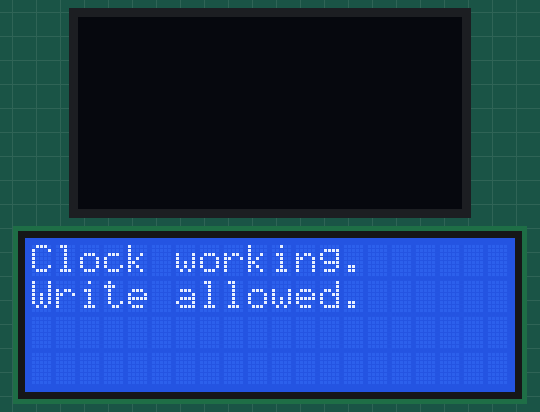
This sketch was run on a simulated Arduino Uno, built with avr-gcc and run on an emulated ATmega328P. Parts: 128×64 one-colour display, 20×4 character LCD. The local clock reads 2024-03-15 10:24:30 at power-on unless the sketch sets it.

Above: at 0.2 s.
At 1.7 s:
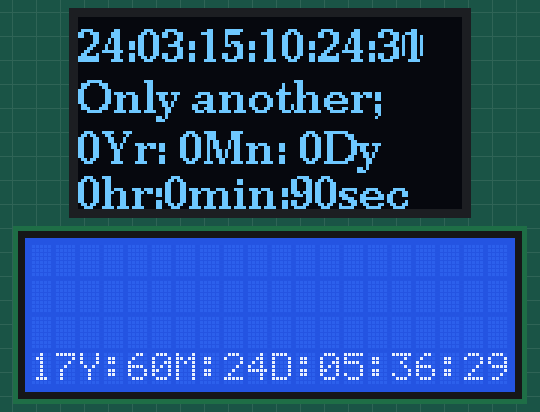
At 5.7 s:
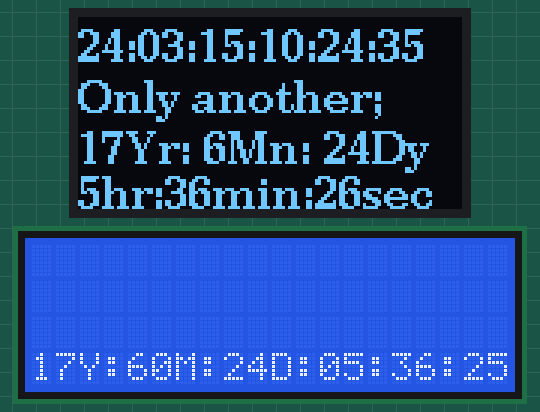
At 10.7 s:
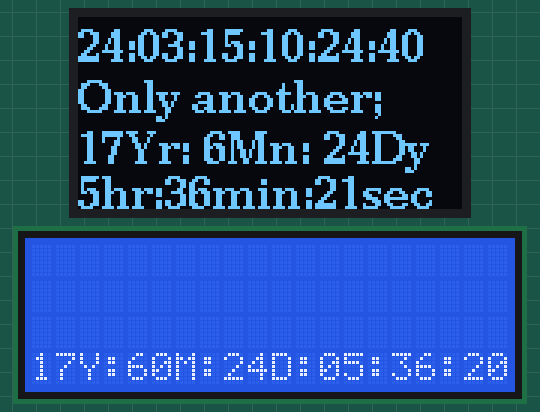
At 19.7 s:
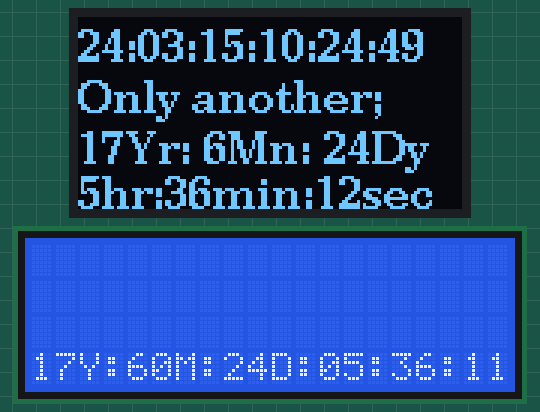
At 38.5 s:
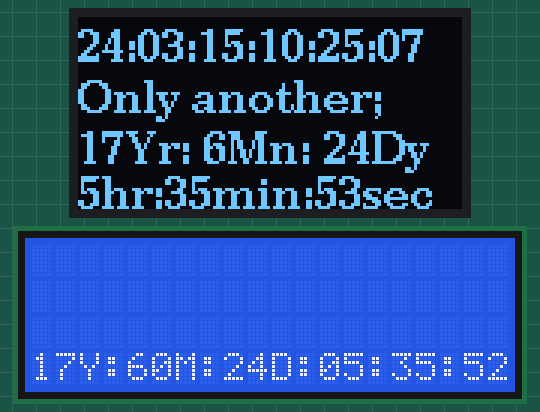

The sketch:

SSD1306_DS1302_Test_Code_09-28-2017.ino
```cpp
#include <Arduino.h>
#include <U8g2lib.h>
#include <RTClib.h>
#include <TimeLib.h>
#include <DS1302RTC.h>
#include <LiquidCrystal_I2C.h>
#include <Wire.h>

/*
  U8glib Example Overview:
    Frame Buffer Examples: clearBuffer/sendBuffer. Fast, but may not work with all Arduino boards because of RAM consumption
    Page Buffer Examples: firstPage/nextPage. Less RAM usage, should work with all Arduino boards.
    U8x8 Text Only Example: No RAM usage, direct communication with display controller. No graphics, 8x8 Text only.

  This is a page buffer example.
*/

LiquidCrystal_I2C lcd(0x3F,20,4);  // set the LCD address to 0x27 for a 20 chars and 4 line display
// initialize the RTC library and setup calendar
//defines for count down clock

#define YEAR  2042 // Date and time of some future event
#define MONTH    8 // (like retirement @ 67)
#define DAY      9 // But here it was set for Halley's comet
#define HOUR    16 // Example time here is set for 4PM,
#define MINUTE   1 // DON'T use leading zero or value is octal!

// Please UNCOMMENT one of the contructor lines below
// U8g2 Contructor List (Picture Loop Page Buffer)
// The complete list is available here: https://github.com/olikraus/u8g2/wiki/u8g2setupcpp
// Please update the pin numbers according to your setup. Use U8X8_PIN_NONE if the reset pin is not connected

U8G2_SSD1306_128X64_NONAME_1_HW_I2C u8g2(U8G2_R0, /* clock=*/ SCL, /* data=*/ SDA, /* reset=*/ U8X8_PIN_NONE);   // All Boards without Reset of the Display

// End of constructor list

//
// DS1302:  CE/RST pin-> Arduino 2
//          I/O pin   -> Arduino 3
//          SCLK pin  -> Arduino 4
// Init the DS1302
// Set pins:  CE, IO,CLK
DS1302RTC RTC(2, 3, 4);

int years = 0;
int months = 0;
int days = 0;
int hours = 0; // start hours
int minutes = 0; //start min
int seconds = 90; //start seconds
int ThisMonth = 0;
int DaysThisMonth = 0;  //used to calculate # of days this month

// Number of days since 2000/01/01, valid for 2000-2099.  Essentially a
// copy of the date2days() function in RTClib, but it's been declared static
// I am too lazy to set it as global
uint16_t date2days(uint16_t y, uint8_t m, uint8_t d)
{
  static const uint8_t daysInMonth[] PROGMEM =
    { 31,28,31,30,31,30,31,31,30,31,30,31 };
  if(y >= 2000) y -= 2000;
  uint16_t days = d;
  for(uint8_t i=1; i<m; ++i) days += pgm_read_byte(daysInMonth + i - 1);
  if((m > 2) && (!(y & 3))) days++;        // Leap day for current year
  return days + 365 * y + (y + 3) / 4 - 1; // Add leap days for prior years
}//end uint16_t date2days(uint16_t y, uint8_t m, uint8_t d)


void setup(void)
{
  Wire.begin();         //setup I2C
  SetupSSD1306();
  SetupLCD();
  SetupDS1302();

}//end void setup(void)

void loop(void)
{
  UpdateSSD1306();
  GetEndTime();
}//end void loop(void)
```

DS1302RTC.ino
```cpp
void SetupDS1302()
{

  lcd.clear();
  if (RTC.haltRTC())
    lcd.print("Clock stopped!");
  else
    lcd.print("Clock working.");

  lcd.setCursor(0,1);
  if (RTC.writeEN())
    lcd.print("Write allowed.");
  else
    lcd.print("Write protected.");

  delay ( 250 );

  // Setup time library
  lcd.clear();
  lcd.print("RTC Sync");
  setSyncProvider(RTC.get);          // the function to get the time from the RTC
  if(timeStatus() == timeSet)
    lcd.print(" Ok!");
  else
    lcd.print(" FAIL!");

  delay ( 250 );

  lcd.clear();
}
```

GetEndTime.ino
```cpp
void GetEndTime()
{
  // Determine number of minutes until YEAR/MONTH/DAY/etc.
  uint32_t d1  = date2days(YEAR, MONTH, DAY),                   // End day
           d2  = date2days(year(), month(), day()); // Today
  int32_t  s1 = (HOUR * 60 + MINUTE) * 60L,
           s2 = (hour() * 60 + minute()) * 60L + second();

  ThisMonth = (month());  //gtrab this now to be used in next call
  getDaysThisMonth(); //used in days calculation below

  if(d2 > d1)
  { // Date already passed
    minutes = 0;
  } //end   if(d2 > d1)
  else
  {
    if((d2 == d1) && (s2 >= s1)) // Same day, hour/min/sec has passed
    {
      minutes = 0;
    }
    else
    {
      s1 -= s2; // Seconds time difference, may be negative, we will fix it
      seconds = (s1 % 60);
      if (seconds < 0 )//fixed!
      {
        seconds += 60;
      }

      if (seconds >= 0)
      {
        minutes = (59-abs(MINUTE - minute()));
      }
      else
      {
        minutes = (60-abs(MINUTE - minute()));
      }

      if (minutes >= 0)
      {
        if (HOUR > hour())
        {
          hours = ((HOUR-hour())-1);
        }
        else
        {
          hours = (23-abs(HOUR - hour()));
        }
      }
      else
      {
        hours = (24-abs(HOUR - hour()));
      }

      if (hours >= 0)
      {
        days = abs((DaysThisMonth-1)-abs((DAY) - day()));
      }
      else
      {
        days = abs(DaysThisMonth-abs((DAY) - day()));
      }

      if (days >= 0)
      {
        months = (11-(abs(MONTH - month())));
      }
      else
      {
        months = (12-abs(MONTH - month()));
      }

      if (months >= 0)
      {
        years = (YEAR - year()-1);
      }
      else
      {
        years = (YEAR - year());
      }
    }//end else (of if((d2 == d1) && (s2 >= s1)) )


           lcd.setCursor(0,3);  // set the cursor (column, line)
           if (years <= 9)              //add a space if hour is less than or equal to 9
            {
              lcd.print('0');
            }
           lcd.print(years);
           lcd.print("Y:");
           lcd.print(months);
           if (months <= 9)              //add a space if hour is less than or equal to 9
            {
              lcd.print('0');
            }
           lcd.print("M:");
           if (days <= 9)              //add a space if hour is less than or equal to 9
            {
              lcd.print('0');
            }
           lcd.print(days);
           lcd.print("D:");
           if (hours <= 9)              //add a space if hour is less than or equal to 9
            {
              lcd.print('0');
            }
           lcd.print(hours);
           lcd.print(":");
           if (minutes <= 9)              //add a space if hour is less than or equal to 9
            {
              lcd.print('0');
            }
           lcd.print(minutes);
           lcd.print(":");
            if (seconds <= 9)              //add a space if hour is less than or equal to 9
            {
              lcd.print('0');
            }
           lcd.print(seconds);

  }//end else (of   if(d2 > d1) )
}//end void GetEndTime()

void getDaysThisMonth()
{
  if ((ThisMonth == 4) ||
      (ThisMonth == 6) ||
      (ThisMonth == 9) ||
      (ThisMonth == 11)  )//I tried stacking the the numbers together but that didn't work...?
  {
    DaysThisMonth = 30;
   }
   else if (ThisMonth == (2))
   {
    DaysThisMonth = 28;
   }
   else
   {
    DaysThisMonth = 31;
   }
}//end void getDaysThisMonth()
```

SSD1306.ino
```cpp
void SetupSSD1306()
{
    u8g2.begin();
}

//     /* LiquidCrystal compatible functions */
//    void home(void) { tx = 0; ty = 0;  u8x8_utf8_init(u8g2_GetU8x8(&u8g2)); }
//    void clear(void) { home(); clearDisplay(); clearBuffer();  }
//    void noDisplay(void) { u8g2_SetPowerSave(&u8g2, 1); }
//    void display(void) { u8g2_SetPowerSave(&u8g2, 0); }
//    void setCursor(u8g2_uint_t x, u8g2_uint_t y) { tx = x; ty = y; }

void UpdateSSD1306()
{
  u8g2.firstPage();
  do
  {
    u8g2.setFont(u8g2_font_ncenB10_tr);
    //Line 1
    u8g2.setCursor(0,15);
    if (year() <= 9)            //add a 0 if minute is less than or equal to 9
    {
      u8g2.print('0');
    }
    u8g2.print(String(year()-2000));
    u8g2.print(":");
    if (month() <= 9)            //add a 0 if minute is less than or equal to 9
    {
      u8g2.print('0');
    }
    u8g2.print(String(month()));
    u8g2.print(":");
    if (day() <= 9)            //add a 0 if minute is less than or equal to 9
    {
      u8g2.print('0');
    }
    u8g2.print(String(day()));
    u8g2.print(":");
    if (hour() <= 9)            //add a 0 if minute is less than or equal to 9
    {
      u8g2.print('0');
    }
    u8g2.print(String(hour()));
    u8g2.print(":");
    if (minute() <= 9)            //add a 0 if minute is less than or equal to 9
    {
      u8g2.print('0');
    }
    u8g2.print(String(minute()));
    u8g2.print(":");
    if (second() <= 9)            //add a 0 if minute is less than or equal to 9
    {
      u8g2.print('0');
    }
    u8g2.print(String(second()));
    //Line 2
    u8g2.setCursor(0,32);
    //Line 3
    u8g2.print("Only another;");
    u8g2.setCursor(0,49);
    u8g2.print(years);
    u8g2.print("Yr: ");
    u8g2.print(months);
    u8g2.print("Mn: ");
    u8g2.print(days);
    u8g2.print("Dy");
    //line 4
    u8g2.setCursor(0,64);
    u8g2.print(hours);
    u8g2.print("hr:");
    u8g2.print(minutes);
    u8g2.print("min:");
    u8g2.print(seconds);
    u8g2.print("sec");

  } while ( u8g2.nextPage() );
  //delay(1000);
}
```

LCD2004.ino
```cpp
void SetupLCD()
{
   // initialize the lcd
    lcd.init();
    lcd.backlight();
    lcd.print("!! Retirement  Timer !!");
    lcd.print("RTC activated");
}
```

Measured:
- what the display in image 1 shows lasts 1.0 s, from 1.6 s to 2.6 s
